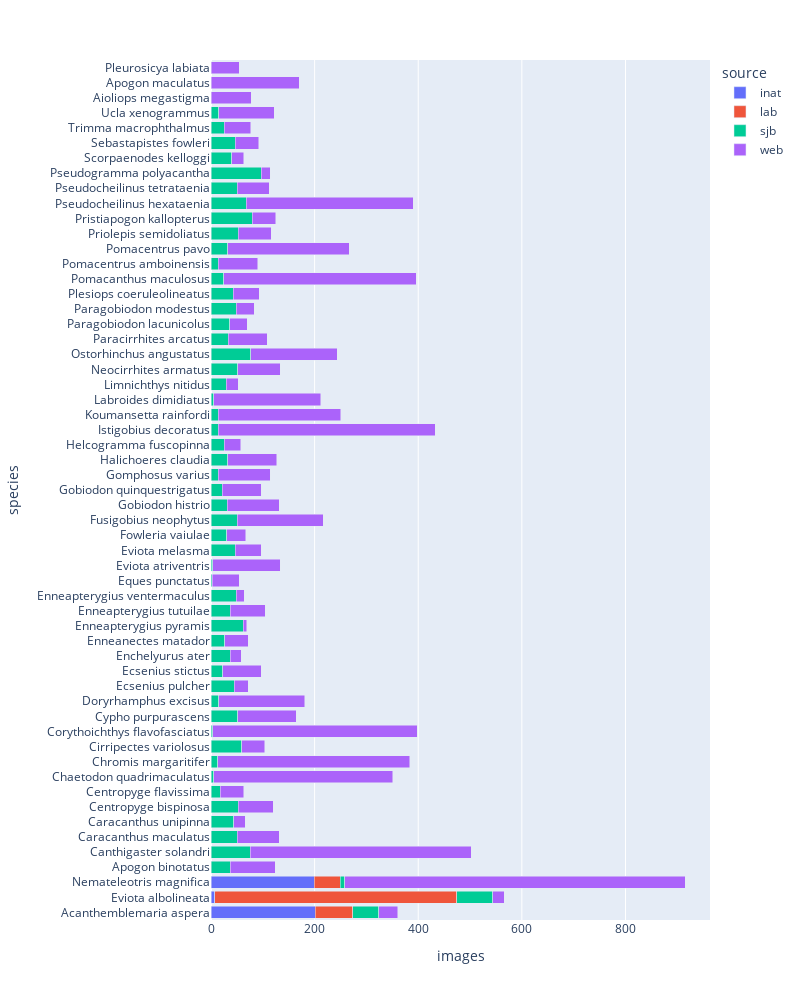

Notebook cell for this chart:
### Code cell
# Plotly Horizontal Bar Chart
import plotly.express as px

df_chart = psql.sqldf(
    """
    SELECT
        species,
        source,
        COUNT(*) AS images
    FROM df_final_all
    GROUP BY species, source
    """
    , locals()
)

fig = px.bar(df_chart, x='images', y='species', color='source', barmode='stack', orientation='h')

fig.update_layout(
    width=800, height=1000,
    #margin=dict(t=50, l=25, r=25, b=25)
)

fig.show()

### Figure 1 — Plotly figure (JSON) as saved in the notebook; plotly's stock layout.template omitted (floating-point values rounded to 4 significant figures)
{"data": [{"alignmentgroup": "True", "hovertemplate": "source=inat<br>images=%{x}<br>species=%{y}<extra></extra>", "legendgroup": "inat", "marker": {"color": "#636efa", "pattern": {"shape": ""}}, "name": "inat", "offsetgroup": "inat", "orientation": "h", "showlegend": true, "textposition": "auto", "type": "bar", "x": [201, 7, 199], "xaxis": "x", "y": ["Acanthemblemaria aspera", "Eviota albolineata", "Nemateleotris magnifica"], "yaxis": "y"}, {"alignmentgroup": "True", "hovertemplate": "source=lab<br>images=%{x}<br>species=%{y}<extra></extra>", "legendgroup": "lab", "marker": {"color": "#EF553B", "pattern": {"shape": ""}}, "name": "lab", "offsetgroup": "lab", "orientation": "h", "showlegend": true, "textposition": "auto", "type": "bar", "x": [73, 467, 50], "xaxis": "x", "y": ["Acanthemblemaria aspera", "Eviota albolineata", "Nemateleotris magnifica"], "yaxis": "y"}, {"alignmentgroup": "True", "hovertemplate": "source=sjb<br>images=%{x}<br>species=%{y}<extra></extra>", "legendgroup": "sjb", "marker": {"color": "#00cc96", "pattern": {"shape": ""}}, "name": "sjb", "offsetgroup": "sjb", "orientation": "h", "showlegend": true, "textposition": "auto", "type": "bar", "x": [50, 37, 76, 51, 44, 53, 18, 5, 13, 59, 3, 52, 15, 45, 23, 37, 27, 62, 37, 49, 2, 70, 3, 47, 30, 51, 31, 22, 14, 32, 26, 14, 14, 5, 29, 9, 52, 77, 33, 36, 49, 43, 25, 14, 32, 53, 80, 68, 51, 97, 40, 47, 26, 15], "xaxis": "x", "y": ["Acanthemblemaria aspera", "Apogon binotatus", "Canthigaster solandri", "Caracanthus maculatus", "Caracanthus unipinna", "Centropyge bispinosa", "Centropyge flavissima", "Chaetodon quadrimaculatus", "Chromis margaritifer", "Cirripectes variolosus", "Corythoichthys flavofasciatus", "Cypho purpurascens", "Doryrhamphus excisus", "Ecsenius pulcher", "Ecsenius stictus", "Enchelyurus ater", "Enneanectes matador", "Enneapterygius pyramis", "Enneapterygius tutuilae", "Enneapterygius ventermaculus", "Eques punctatus", "Eviota albolineata", "Eviota atriventris", "Eviota melasma", "Fowleria vaiulae", "Fusigobius neophytus", "Gobiodon histrio", "Gobiodon quinquestrigatus", "Gomphosus varius", "Halichoeres claudia", "Helcogramma fuscopinna", "Istigobius decoratus", "Koumansetta rainfordi", "Labroides dimidiatus", "Limnichthys nitidus", "Nemateleotris magnifica", "Neocirrhites armatus", "Ostorhinchus angustatus", "Paracirrhites arcatus", "Paragobiodon lacunicolus", "Paragobiodon modestus", "Plesiops coeruleolineatus", "Pomacanthus maculosus", "Pomacentrus amboinensis", "Pomacentrus pavo", "Priolepis semidoliatus", "Pristiapogon kallopterus", "Pseudocheilinus hexataenia", "Pseudocheilinus tetrataenia", "Pseudogramma polyacantha", "Scorpaenodes kelloggi", "Sebastapistes fowleri", "Trimma macrophthalmus", "Ucla xenogrammus"], "yaxis": "y"}, {"alignmentgroup": "True", "hovertemplate": "source=web<br>images=%{x}<br>species=%{y}<extra></extra>", "legendgroup": "web", "marker": {"color": "#ab63fa", "pattern": {"shape": ""}}, "name": "web", "offsetgroup": "web", "orientation": "h", "showlegend": true, "textposition": "auto", "type": "bar", "x": [36, 78, 87, 170, 426, 81, 22, 67, 45, 346, 371, 45, 395, 113, 166, 27, 74, 21, 45, 7, 68, 15, 53, 22, 131, 50, 37, 166, 101, 75, 100, 95, 31, 419, 236, 207, 24, 657, 82, 167, 76, 34, 34, 50, 55, 371, 76, 235, 63, 45, 322, 61, 17, 23, 45, 51, 107], "xaxis": "x", "y": ["Acanthemblemaria aspera", "Aioliops megastigma", "Apogon binotatus", "Apogon maculatus", "Canthigaster solandri", "Caracanthus maculatus", "Caracanthus unipinna", "Centropyge bispinosa", "Centropyge flavissima", "Chaetodon quadrimaculatus", "Chromis margaritifer", "Cirripectes variolosus", "Corythoichthys flavofasciatus", "Cypho purpurascens", "Doryrhamphus excisus", "Ecsenius pulcher", "Ecsenius stictus", "Enchelyurus ater", "Enneanectes matador", "Enneapterygius pyramis", "Enneapterygius tutuilae", "Enneapterygius ventermaculus", "Eques punctatus", "Eviota albolineata", "Eviota atriventris", "Eviota melasma", "Fowleria vaiulae", "Fusigobius neophytus", "Gobiodon histrio", "Gobiodon quinquestrigatus", "Gomphosus varius", "Halichoeres claudia", "Helcogramma fuscopinna", "Istigobius decoratus", "Koumansetta rainfordi", "Labroides dimidiatus", "Limnichthys nitidus", "Nemateleotris magnifica", "Neocirrhites armatus", "Ostorhinchus angustatus", "Paracirrhites arcatus", "Paragobiodon lacunicolus", "Paragobiodon modestus", "Plesiops coeruleolineatus", "Pleurosicya labiata", "Pomacanthus maculosus", "Pomacentrus amboinensis", "Pomacentrus pavo", "Priolepis semidoliatus", "Pristiapogon kallopterus", "Pseudocheilinus hexataenia", "Pseudocheilinus tetrataenia", "Pseudogramma polyacantha", "Scorpaenodes kelloggi", "Sebastapistes fowleri", "Trimma macrophthalmus", "Ucla xenogrammus"], "yaxis": "y"}], "layout": {"barmode": "stack", "height": 1000, "legend": {"title": {"text": "source"}, "tracegroupgap": 0}, "margin": {"t": 60}, "width": 800, "xaxis": {"anchor": "y", "domain": [0, 1], "title": {"text": "images"}}, "yaxis": {"anchor": "x", "domain": [0, 1], "title": {"text": "species"}}}}
